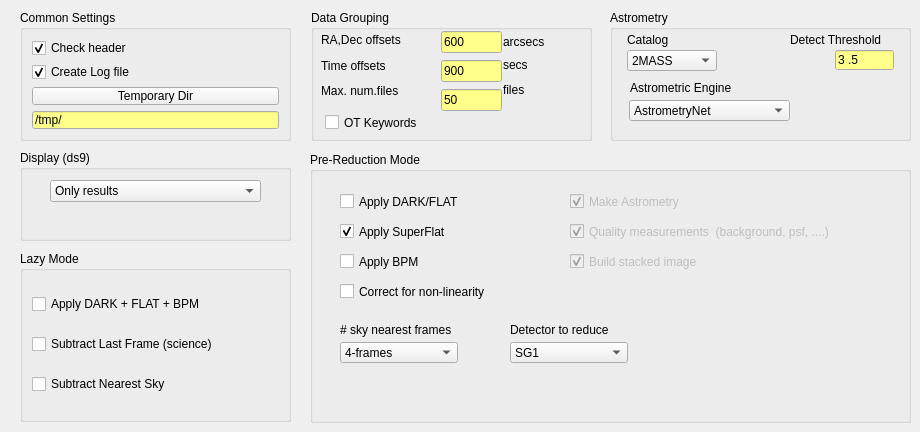
    <widget class="QWidget" name="TabPage">
     <attribute name="title">
      <string>Setup</string>
     </attribute>
     <widget class="QGroupBox" name="groupBox">
      <property name="geometry">
       <rect>
        <x>20</x>
        <y>10</y>
        <width>271</width>
        <height>131</height>
       </rect>
      </property>
      <property name="title">
       <string>Common Settings</string>
      </property>
      <layout class="QVBoxLayout" name="verticalLayout_2">
       <item>
        <widget class="QCheckBox" name="checkBox">
         <property name="text">
          <string>Check header</string>
         </property>
         <property name="checked">
          <bool>true</bool>
         </property>
        </widget>
       </item>
       <item>
        <widget class="QCheckBox" name="checkBox7_2_2_2">
         <property name="text">
          <string>Create Log file</string>
         </property>
         <property name="checked">
          <bool>true</bool>
         </property>
        </widget>
       </item>
       <item>
        <widget class="QPushButton" name="pushButton_tempD">
         <property name="toolTip">
          <string>Browse the temporal file location</string>
         </property>
         <property name="text">
          <string>Temporary Dir</string>
         </property>
        </widget>
       </item>
       <item>
        <widget class="QLineEdit" name="lineEdit_tempD">
         <property name="palette">
          <palette>
           <active>
            <colorrole role="Base">
             <brush brushstyle="SolidPattern">
              <color alpha="255">
               <red>255</red>
               <green>255</green>
               <blue>137</blue>
              </color>
             </brush>
            </colorrole>
           </active>
           <inactive>
            <colorrole role="Base">
             <brush brushstyle="SolidPattern">
              <color alpha="255">
               <red>255</red>
               <green>255</green>
               <blue>137</blue>
              </color>
             </brush>
            </colorrole>
           </inactive>
           <disabled>
            <colorrole role="Base">
             <brush brushstyle="SolidPattern">
              <color alpha="255">
               <red>244</red>
               <green>244</green>
               <blue>244</blue>
              </color>
             </brush>
            </colorrole>
           </disabled>
          </palette>
         </property>
         <property name="toolTip">
          <string>Temporal files location</string>
         </property>
         <property name="text">
          <string>/tmp/</string>
         </property>
         <property name="readOnly">
          <bool>true</bool>
         </property>
        </widget>
       </item>
      </layout>
     </widget>
     <widget class="QGroupBox" name="groupBox_2">
      <property name="geometry">
       <rect>
        <x>311</x>
        <y>10</y>
        <width>281</width>
        <height>131</height>
       </rect>
      </property>
      <property name="title">
       <string>Data Grouping</string>
      </property>
      <widget class="QLabel" name="textLabel5">
       <property name="geometry">
        <rect>
         <x>192</x>
         <y>22</y>
         <width>58</width>
         <height>20</height>
        </rect>
       </property>
       <property name="text">
        <string>arcsecs</string>
       </property>
       <property name="wordWrap">
        <bool>false</bool>
       </property>
      </widget>
      <widget class="QLabel" name="textLabel5_2">
       <property name="geometry">
        <rect>
         <x>192</x>
         <y>45</y>
         <width>58</width>
         <height>20</height>
        </rect>
       </property>
       <property name="midLineWidth">
        <number>1</number>
       </property>
       <property name="text">
        <string>secs</string>
       </property>
       <property name="wordWrap">
        <bool>false</bool>
       </property>
      </widget>
      <widget class="QCheckBox" name="checkBox_data_grouping_OT">
       <property name="geometry">
        <rect>
         <x>14</x>
         <y>103</y>
         <width>140</width>
         <height>19</height>
        </rect>
       </property>
       <property name="text">
        <string>OT Keywords</string>
       </property>
       <property name="checked">
        <bool>false</bool>
       </property>
      </widget>
      <widget class="QLabel" name="textLabel5_3">
       <property name="geometry">
        <rect>
         <x>192</x>
         <y>70</y>
         <width>58</width>
         <height>20</height>
        </rect>
       </property>
       <property name="midLineWidth">
        <number>1</number>
       </property>
       <property name="text">
        <string>files</string>
       </property>
       <property name="wordWrap">
        <bool>false</bool>
       </property>
      </widget>
      <widget class="QWidget" name="layoutWidget">
       <property name="geometry">
        <rect>
         <x>10</x>
         <y>20</y>
         <width>93</width>
         <height>71</height>
        </rect>
       </property>
       <layout class="QVBoxLayout" name="verticalLayout_3">
        <item>
         <widget class="QLabel" name="textLabel4_3">
          <property name="text">
           <string>RA,Dec offsets</string>
          </property>
          <property name="wordWrap">
           <bool>false</bool>
          </property>
         </widget>
        </item>
        <item>
         <widget class="QLabel" name="textLabel4_3_2">
          <property name="text">
           <string>Time offsets</string>
          </property>
          <property name="wordWrap">
           <bool>false</bool>
          </property>
         </widget>
        </item>
        <item>
         <widget class="QLabel" name="textLabel4_3_3">
          <property name="text">
           <string>Max. num.files</string>
          </property>
          <property name="wordWrap">
           <bool>false</bool>
          </property>
         </widget>
        </item>
       </layout>
      </widget>
      <widget class="QWidget" name="layoutWidget">
       <property name="geometry">
        <rect>
         <x>130</x>
         <y>20</y>
         <width>61</width>
         <height>83</height>
        </rect>
       </property>
       <layout class="QVBoxLayout" name="verticalLayout_4">
        <item>
         <widget class="QLineEdit" name="lineEdit_ra_dec_near_offset">
          <property name="palette">
           <palette>
            <active>
             <colorrole role="Base">
              <brush brushstyle="SolidPattern">
               <color alpha="255">
                <red>255</red>
                <green>255</green>
                <blue>137</blue>
               </color>
              </brush>
             </colorrole>
            </active>
            <inactive>
             <colorrole role="Base">
              <brush brushstyle="SolidPattern">
               <color alpha="255">
                <red>255</red>
                <green>255</green>
                <blue>137</blue>
               </color>
              </brush>
             </colorrole>
            </inactive>
            <disabled>
             <colorrole role="Base">
              <brush brushstyle="SolidPattern">
               <color alpha="255">
                <red>244</red>
                <green>244</green>
                <blue>244</blue>
               </color>
              </brush>
             </colorrole>
            </disabled>
           </palette>
          </property>
          <property name="inputMask">
           <string>#####</string>
          </property>
          <property name="text">
           <string>600</string>
          </property>
         </widget>
        </item>
        <item>
         <widget class="QLineEdit" name="lineEdit_time_near_offset">
          <property name="palette">
           <palette>
            <active>
             <colorrole role="Base">
              <brush brushstyle="SolidPattern">
               <color alpha="255">
                <red>255</red>
                <green>255</green>
                <blue>137</blue>
               </color>
              </brush>
             </colorrole>
            </active>
            <inactive>
             <colorrole role="Base">
              <brush brushstyle="SolidPattern">
               <color alpha="255">
                <red>255</red>
                <green>255</green>
                <blue>137</blue>
               </color>
              </brush>
             </colorrole>
            </inactive>
            <disabled>
             <colorrole role="Base">
              <brush brushstyle="SolidPattern">
               <color alpha="255">
                <red>244</red>
                <green>244</green>
                <blue>244</blue>
               </color>
              </brush>
             </colorrole>
            </disabled>
           </palette>
          </property>
          <property name="inputMask">
           <string>#####</string>
          </property>
          <property name="text">
           <string>900</string>
          </property>
         </widget>
        </item>
        <item>
         <widget class="QLineEdit" name="lineEdit_max_num_files">
          <property name="palette">
           <palette>
            <active>
             <colorrole role="Base">
              <brush brushstyle="SolidPattern">
               <color alpha="255">
                <red>255</red>
                <green>255</green>
                <blue>137</blue>
               </color>
              </brush>
             </colorrole>
            </active>
            <inactive>
             <colorrole role="Base">
              <brush brushstyle="SolidPattern">
               <color alpha="255">
                <red>255</red>
                <green>255</green>
                <blue>137</blue>
               </color>
              </brush>
             </colorrole>
            </inactive>
            <disabled>
             <colorrole role="Base">
              <brush brushstyle="SolidPattern">
               <color alpha="255">
                <red>244</red>
                <green>244</green>
                <blue>244</blue>
               </color>
              </brush>
             </colorrole>
            </disabled>
           </palette>
          </property>
          <property name="inputMask">
           <string>####</string>
          </property>
          <property name="text">
           <string>50</string>
          </property>
         </widget>
        </item>
       </layout>
      </widget>
     </widget>
     <widget class="QGroupBox" name="groupBox_3">
      <property name="geometry">
       <rect>
        <x>610</x>
        <y>10</y>
        <width>301</width>
        <height>131</height>
       </rect>
      </property>
      <property name="title">
       <string>Astrometry</string>
      </property>
      <widget class="QComboBox" name="comboBox_AstromCatalog">
       <property name="geometry">
        <rect>
         <x>17</x>
         <y>40</y>
         <width>90</width>
         <height>21</height>
        </rect>
       </property>
       <item>
        <property name="text">
         <string>2MASS</string>
        </property>
       </item>
       <item>
        <property name="text">
         <string>USNO-B1</string>
        </property>
       </item>
       <item>
        <property name="text">
         <string>GSC 2.2</string>
        </property>
       </item>
       <item>
        <property name="text">
         <string>SDSS-R5</string>
        </property>
       </item>
       <item>
        <property name="text">
         <string>UCAC-2</string>
        </property>
       </item>
       <item>
        <property name="text">
         <string>FILE</string>
        </property>
       </item>
      </widget>
      <widget class="QLabel" name="textLabel1_2">
       <property name="geometry">
        <rect>
         <x>17</x>
         <y>20</y>
         <width>58</width>
         <height>20</height>
        </rect>
       </property>
       <property name="text">
        <string>Catalog</string>
       </property>
       <property name="wordWrap">
        <bool>false</bool>
       </property>
      </widget>
      <widget class="QLabel" name="textLabel3_4">
       <property name="geometry">
        <rect>
         <x>20</x>
         <y>70</y>
         <width>161</width>
         <height>16</height>
        </rect>
       </property>
       <property name="text">
        <string>Astrometric Engine</string>
       </property>
       <property name="wordWrap">
        <bool>false</bool>
       </property>
      </widget>
      <widget class="QComboBox" name="comboBox_AstromEngine">
       <property name="geometry">
        <rect>
         <x>19</x>
         <y>90</y>
         <width>161</width>
         <height>21</height>
        </rect>
       </property>
       <property name="currentIndex">
        <number>0</number>
       </property>
       <item>
        <property name="text">
         <string>AstrometryNet</string>
        </property>
       </item>
       <item>
        <property name="text">
         <string>SCAMP</string>
        </property>
       </item>
      </widget>
      <widget class="QLineEdit" name="line_edit_detect_threshold">
       <property name="geometry">
        <rect>
         <x>225</x>
         <y>40</y>
         <width>59</width>
         <height>20</height>
        </rect>
       </property>
       <property name="palette">
        <palette>
         <active>
          <colorrole role="Base">
           <brush brushstyle="SolidPattern">
            <color alpha="255">
             <red>255</red>
             <green>255</green>
             <blue>137</blue>
            </color>
           </brush>
          </colorrole>
         </active>
         <inactive>
          <colorrole role="Base">
           <brush brushstyle="SolidPattern">
            <color alpha="255">
             <red>255</red>
             <green>255</green>
             <blue>137</blue>
            </color>
           </brush>
          </colorrole>
         </inactive>
         <disabled>
          <colorrole role="Base">
           <brush brushstyle="SolidPattern">
            <color alpha="255">
             <red>244</red>
             <green>244</green>
             <blue>244</blue>
            </color>
           </brush>
          </colorrole>
         </disabled>
        </palette>
       </property>
       <property name="inputMask">
        <string>##.##</string>
       </property>
       <property name="text">
        <string>3.5</string>
       </property>
      </widget>
      <widget class="QLabel" name="textLabel4_4">
       <property name="geometry">
        <rect>
         <x>180</x>
         <y>20</y>
         <width>111</width>
         <height>20</height>
        </rect>
       </property>
       <property name="text">
        <string>Detect Threshold</string>
       </property>
       <property name="wordWrap">
        <bool>false</bool>
       </property>
      </widget>
     </widget>
     <widget class="QGroupBox" name="groupBox_LazyMode">
      <property name="geometry">
       <rect>
        <x>20</x>
        <y>251</y>
        <width>271</width>
        <height>171</height>
       </rect>
      </property>
      <property name="title">
       <string>Lazy Mode</string>
      </property>
      <layout class="QVBoxLayout" name="verticalLayout">
       <item>
        <widget class="QCheckBox" name="checkBox_subDark_FF_BPM">
         <property name="toolTip">
          <string>Substract Dark, apply Flat-Field and grab BPM</string>
         </property>
         <property name="text">
          <string>Apply DARK + FLAT + BPM</string>
         </property>
         <property name="checked">
          <bool>false</bool>
         </property>
         <property name="autoExclusive">
          <bool>true</bool>
         </property>
        </widget>
       </item>
       <item>
        <widget class="QCheckBox" name="checkBox_subLastFrame">
         <property name="statusTip">
          <string>Subtract last science frame for sky subtraction</string>
         </property>
         <property name="text">
          <string>Subtract Last Frame (science)</string>
         </property>
         <property name="autoExclusive">
          <bool>true</bool>
         </property>
        </widget>
       </item>
       <item>
        <widget class="QCheckBox" name="checkBox_subSky">
         <property name="enabled">
          <bool>true</bool>
         </property>
         <property name="statusTip">
          <string>Subtract the sky computed from last sky sci frames</string>
         </property>
         <property name="text">
          <string>Subtract Nearest Sky</string>
         </property>
         <property name="autoExclusive">
          <bool>true</bool>
         </property>
        </widget>
       </item>
      </layout>
     </widget>
     <widget class="QGroupBox" name="groupBox_PrereductionMode">
      <property name="geometry">
       <rect>
        <x>310</x>
        <y>152</y>
        <width>601</width>
        <height>271</height>
       </rect>
      </property>
      <property name="title">
       <string>Pre-Reduction Mode</string>
      </property>
      <widget class="QComboBox" name="comboBox_pre_skyWindow">
       <property name="geometry">
        <rect>
         <x>30</x>
         <y>190</y>
         <width>118</width>
         <height>21</height>
        </rect>
       </property>
       <property name="currentIndex">
        <number>3</number>
       </property>
       <item>
        <property name="text">
         <string>1-Current frame</string>
        </property>
       </item>
       <item>
        <property name="text">
         <string>2-frames</string>
        </property>
       </item>
       <item>
        <property name="text">
         <string>3-frames</string>
        </property>
       </item>
       <item>
        <property name="text">
         <string>4-frames</string>
        </property>
       </item>
       <item>
        <property name="text">
         <string>5-frames</string>
        </property>
       </item>
      </widget>
      <widget class="QCheckBox" name="checkBox_pre_QM">
       <property name="enabled">
        <bool>false</bool>
       </property>
       <property name="geometry">
        <rect>
         <x>260</x>
         <y>70</y>
         <width>311</width>
         <height>19</height>
        </rect>
       </property>
       <property name="text">
        <string>Quality measurements  (background, psf, ....)</string>
       </property>
       <property name="checked">
        <bool>true</bool>
       </property>
      </widget>
      <widget class="QLabel" name="textLabel3">
       <property name="geometry">
        <rect>
         <x>30</x>
         <y>170</y>
         <width>151</width>
         <height>16</height>
        </rect>
       </property>
       <property name="text">
        <string># sky nearest frames</string>
       </property>
       <property name="wordWrap">
        <bool>false</bool>
       </property>
      </widget>
      <widget class="QCheckBox" name="checkBox_pre_MA">
       <property name="enabled">
        <bool>false</bool>
       </property>
       <property name="geometry">
        <rect>
         <x>260</x>
         <y>40</y>
         <width>180</width>
         <height>19</height>
        </rect>
       </property>
       <property name="text">
        <string>Make Astrometry</string>
       </property>
       <property name="checked">
        <bool>true</bool>
       </property>
      </widget>
      <widget class="QCheckBox" name="checkBox_pre_appBPM">
       <property name="geometry">
        <rect>
         <x>30</x>
         <y>100</y>
         <width>180</width>
         <height>19</height>
        </rect>
       </property>
       <property name="text">
        <string>Apply BPM</string>
       </property>
       <property name="checked">
        <bool>false</bool>
       </property>
      </widget>
      <widget class="QCheckBox" name="checkBox_pre_subDark_FF">
       <property name="geometry">
        <rect>
         <x>30</x>
         <y>40</y>
         <width>180</width>
         <height>19</height>
        </rect>
       </property>
       <property name="text">
        <string>Apply DARK/FLAT</string>
       </property>
       <property name="checked">
        <bool>false</bool>
       </property>
      </widget>
      <widget class="QCheckBox" name="checkBox_pre_appSF">
       <property name="geometry">
        <rect>
         <x>30</x>
         <y>70</y>
         <width>180</width>
         <height>19</height>
        </rect>
       </property>
       <property name="text">
        <string>Apply SuperFlat</string>
       </property>
       <property name="checked">
        <bool>true</bool>
       </property>
      </widget>
      <widget class="QCheckBox" name="checkBox_pre_BS">
       <property name="enabled">
        <bool>false</bool>
       </property>
       <property name="geometry">
        <rect>
         <x>260</x>
         <y>100</y>
         <width>171</width>
         <height>19</height>
        </rect>
       </property>
       <property name="text">
        <string>Build stacked image</string>
       </property>
       <property name="checked">
        <bool>true</bool>
       </property>
      </widget>
      <widget class="QCheckBox" name="checkBox_pre_appNLC">
       <property name="geometry">
        <rect>
         <x>30</x>
         <y>130</y>
         <width>181</width>
         <height>19</height>
        </rect>
       </property>
       <property name="text">
        <string>Correct for non-linearity</string>
       </property>
       <property name="checked">
        <bool>false</bool>
       </property>
      </widget>
      <widget class="QComboBox" name="comboBox_detector">
       <property name="geometry">
        <rect>
         <x>200</x>
         <y>190</y>
         <width>118</width>
         <height>21</height>
        </rect>
       </property>
       <property name="currentIndex">
        <number>0</number>
       </property>
       <item>
        <property name="text">
         <string>SG1</string>
        </property>
       </item>
       <item>
        <property name="text">
         <string>SG2</string>
        </property>
       </item>
       <item>
        <property name="text">
         <string>SG3</string>
        </property>
       </item>
       <item>
        <property name="text">
         <string>SG4</string>
        </property>
       </item>
       <item>
        <property name="text">
         <string>SG123</string>
        </property>
       </item>
       <item>
        <property name="text">
         <string>All</string>
        </property>
       </item>
      </widget>
      <widget class="QLabel" name="textLabel3_3">
       <property name="geometry">
        <rect>
         <x>200</x>
         <y>170</y>
         <width>151</width>
         <height>16</height>
        </rect>
       </property>
       <property name="text">
        <string>Detector to reduce</string>
       </property>
       <property name="wordWrap">
        <bool>false</bool>
       </property>
      </widget>
     </widget>
     <widget class="QGroupBox" name="groupBox_4">
      <property name="geometry">
       <rect>
        <x>20</x>
        <y>150</y>
        <width>271</width>
        <height>91</height>
       </rect>
      </property>
      <property name="title">
       <string>Display (ds9)</string>
      </property>
      <widget class="QComboBox" name="comboBox_show_imgs">
       <property name="geometry">
        <rect>
         <x>30</x>
         <y>30</y>
         <width>211</width>
         <height>22</height>
        </rect>
       </property>
       <item>
        <property name="text">
         <string>Only results</string>
        </property>
       </item>
       <item>
        <property name="text">
         <string>Only new files in 'Input Dir'</string>
        </property>
       </item>
       <item>
        <property name="text">
         <string>All files</string>
        </property>
       </item>
       <item>
        <property name="text">
         <string>None</string>
        </property>
       </item>
      </widget>
     </widget>
    </widget>
